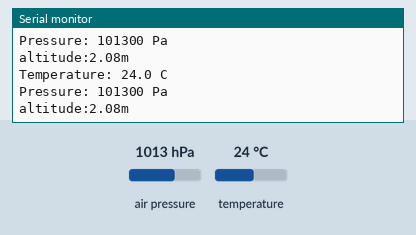
This sketch was run on a simulated Arduino Uno, built with avr-gcc and run on an emulated ATmega328P. Shown: the last lines printed to the serial monitor. Wiring (inferred from the names in the program): BMP180 pressure sensor at I2C address 0x77. The test bench sets the inputs (shaded band); at power-on: air pressure 1013 hPa, temperature 24 °C.

Above: at 1.2 s.
1.3 s: air pressure set to 952 hPa
At 2.6 s:
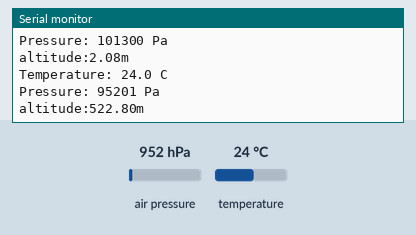
2.8 s: temperature set to 12 °C
At 3.6 s:
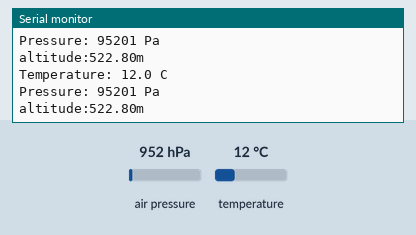
4.3 s: air pressure set to 975 hPa
At 5.6 s:
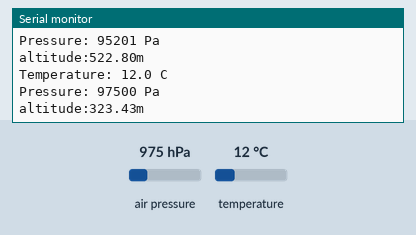
Timing chart, 0 to 7.3 s (numbered marks = the images above; inputs shaded):
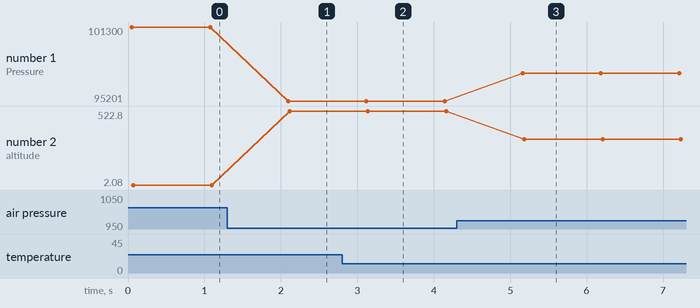

Measured:
- after the input at 1.3 s, the serial monitor: prints a new line after 0.80 s (image 1)
- after the input at 2.8 s, the serial monitor: prints a new line after 0.30 s (image 2)
- after the input at 4.3 s, the serial monitor: prints a new line after 0.86 s (image 3)
- plotted number 1: 101300 → 95201 after the input at 1.3 s, 95201 → 97500 after the input at 4.3 s
- plotted number 2: 2.08 → 522.8 after the input at 1.3 s, 522.8 → 323.43 after the input at 4.3 s

The sketch:

LS_BMP180.ino
```cpp
/**************************************************************************************/
           /**********************DFRobot.com*****************************/
/***write by Tom Riddler          Jun.16.14***/
/***if you got any progream,please contact me terminaterfxy@hotmail.com***/

#include <Wire.h>
#define BMP180ADD 0x77  // I2C address of BMP180
                           //write is (0xEE)     read is (0xEF)
unsigned char OSS;
/**********************MSB      LSB******/
int ac1;           // 0xAA     0xAB
int ac2;           // 0xAC     0xAD
int ac3;           // 0xAE     0xAE
unsigned int ac4;  // 0xB0     0xB1
unsigned int ac5;  // 0xB2     0xB3
unsigned int ac6;  // 0xB4     0xB5
int b1;            // 0xB6     0xB7
int b2;            // 0xB8     0xB9
int mb;            // 0xBA     0xBB
int mc;            // 0xBC     0xBD
int md;            // 0xBE     0xBF
float temperature;
double pressure;
double pressure2;
long b5;
double altitude;


void setup()
{
  Serial.begin(9600);
  Wire.begin();
  OSS = 2;  // Oversampling Setting           0: single    1: 2 times    2: 4 times   3: 8 times
  BMP180start();
}

void loop()
{
  calculate();
  show();
  delay(1000);
}

/** calculate centure **/
void calculate()
{
  temperature = bmp180GetTemperature(bmp180ReadUT());
  temperature = temperature*0.1;
  pressure = bmp180GetPressure(bmp180ReadUP());
  pressure2 = pressure/101325;
  pressure2 = pow(pressure2,0.19029496);
  altitude = 44330*(1-pressure2);                            //altitude = 44330*(1-(pressure/101325)^0.19029496);
}

/** print reslut **/
void show()
{
  Serial.print("Temperature: ");
  Serial.print(temperature, 1);                            //10 hexadecimal
  Serial.println(" C");
  Serial.print("Pressure: ");
  Serial.print(pressure, 0);                               //10 hexadecimal
  Serial.println(" Pa");
  Serial.print("altitude:");
  Serial.print(altitude);
  Serial.println("m");
}

/**BMP180 satrt program**/
void BMP180start()
{                     /*MSB*/
  ac1 = bmp180ReadDate(0xAA);                      //get full data
  ac2 = bmp180ReadDate(0xAC);
  ac3 = bmp180ReadDate(0xAE);
  ac4 = bmp180ReadDate(0xB0);
  ac5 = bmp180ReadDate(0xB2);
  ac6 = bmp180ReadDate(0xB4);
  b1  = bmp180ReadDate(0xB6);
  b2  = bmp180ReadDate(0xB8);
  mb  = bmp180ReadDate(0xBA);
  mc  = bmp180ReadDate(0xBC);
  md  = bmp180ReadDate(0xBE);
}

/***BMP180 temperature Calculate***/
short bmp180GetTemperature(unsigned int ut)
{
  long x1, x2;
  x1 = (((long)ut - (long)ac6)*(long)ac5) >> 15;  //x1=((ut-ac6)*ac5)/(2^15)
  x2 = ((long)mc << 11)/(x1 + md);                //x2=(mc*2^11)/(x1+md)
  b5 = x1 + x2;                                   //b5=x1+x2
  return ((b5 + 8)>>4);                           //t=(b5+8)/(2^4)
}

/***BMP180 pressure Calculate***/

long bmp180GetPressure(unsigned long up)
{
  long x1, x2, x3, b3, b6, p;
  unsigned long b4, b7;

  b6 = b5 - 4000;

  x1 = (b2 * (b6 * b6)>>12)>>11;
  x2 = (ac2 * b6)>>11;
  x3 = x1 + x2;
  b3 = (((((long)ac1)*4 + x3)<<OSS) + 2)>>2;

  x1 = (ac3 * b6)>>13;
  x2 = (b1 * ((b6 * b6)>>12))>>16;
  x3 = ((x1 + x2) + 2)>>2;
  b4 = (ac4 * (unsigned long)(x3 + 32768))>>15;

  b7 = ((unsigned long)(up - b3) * (50000>>OSS));
  if (b7 < 0x80000000)
    p = (b7<<1)/b4;
  else
    p = (b7/b4)<<1;

  x1 = (p>>8) * (p>>8);
  x1 = (x1 * 3038)>>16;
  x2 = (-7357 * p)>>16;
  p += (x1 + x2 + 3791)>>4;

  return p;
}


/*** Read 1 bytes from the BMP180  ***/

int bmp180Read(unsigned char address)
{
  unsigned char data;

  Wire.beginTransmission(BMP180ADD);
  Wire.write(address);
  Wire.endTransmission();

  Wire.requestFrom(BMP180ADD, 1);
  while(!Wire.available());

  return Wire.read();
}

/*** Read 2 bytes from the BMP180 ***/
int bmp180ReadDate(unsigned char address)
{
  unsigned char msb, lsb;
  Wire.beginTransmission(BMP180ADD);
  Wire.write(address);
  Wire.endTransmission();
  Wire.requestFrom(BMP180ADD, 2);
  while(Wire.available()<2);
  msb = Wire.read();
  lsb = Wire.read();
  return (int) msb<<8 | lsb;
}

/*** read uncompensated temperature value ***/
unsigned int bmp180ReadUT()
{
  unsigned int ut;
  Wire.beginTransmission(BMP180ADD);
  Wire.write(0xF4);                       // Write 0x2E into Register 0xF4
  Wire.write(0x2E);                       // This requests a temperature reading
  Wire.endTransmission();
  delay(5);                               // Wait at least 4.5ms
  ut = bmp180ReadDate(0xF6);               // read MSB from 0xF6 read LSB from (16 bit)
  return ut;
}

/*** Read uncompensated pressure value from BMP180 ***/
unsigned long bmp180ReadUP()
{
  unsigned char msb, lsb, xlsb;
  unsigned long up = 0;

  Wire.beginTransmission(BMP180ADD);
  Wire.write(0xF4);                        // Write 0x34+(OSS<<6) into register 0xF4
  Wire.write(0x34 + (OSS<<6));             // 0x34+oss*64
  Wire.endTransmission();
  delay(2 + (3<<OSS));                     // Wait for conversion, delay time dependent on OSS

  Wire.beginTransmission(BMP180ADD);
  Wire.write(0xF6);                        // Read register 0xF6 (MSB), 0xF7 (LSB), and 0xF8 (XLSB)
  Wire.endTransmission();

  Wire.requestFrom(BMP180ADD, 3);
  while(Wire.available() < 3);             // Wait for data to become available
  msb = Wire.read();
  lsb = Wire.read();
  xlsb = Wire.read();
  up = (((unsigned long) msb << 16) | ((unsigned long) lsb << 8) | (unsigned long) xlsb) >> (8-OSS);//16 to 19 bit
  return up;
}
```
